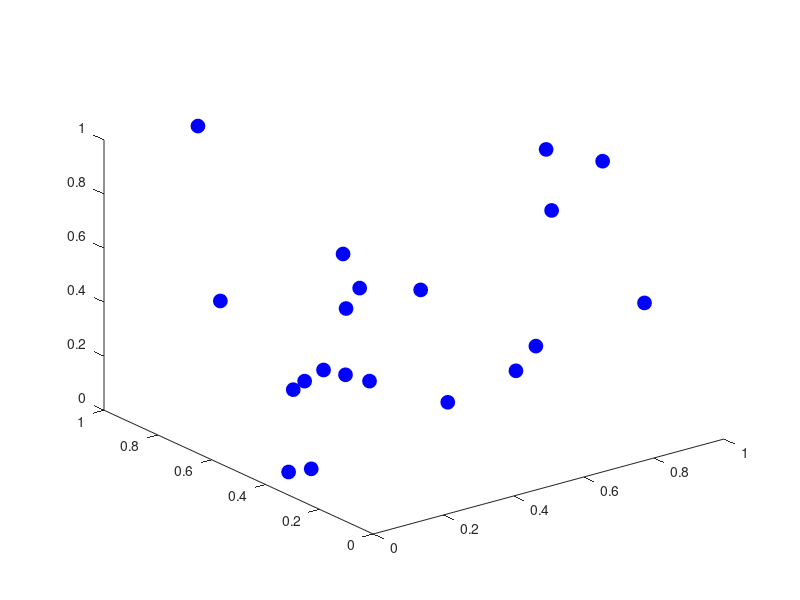

MATLAB code for this plot: (Note: this script raises an error after producing the figure.)
%DEMO_line
%  Demonstrates SELECT3D with line objects

h = plot3(rand(1,20),rand(1,20),rand(1,20),'bo');
set(h,'markersize',10,'markerfacecolor','b');    

select3dtool
